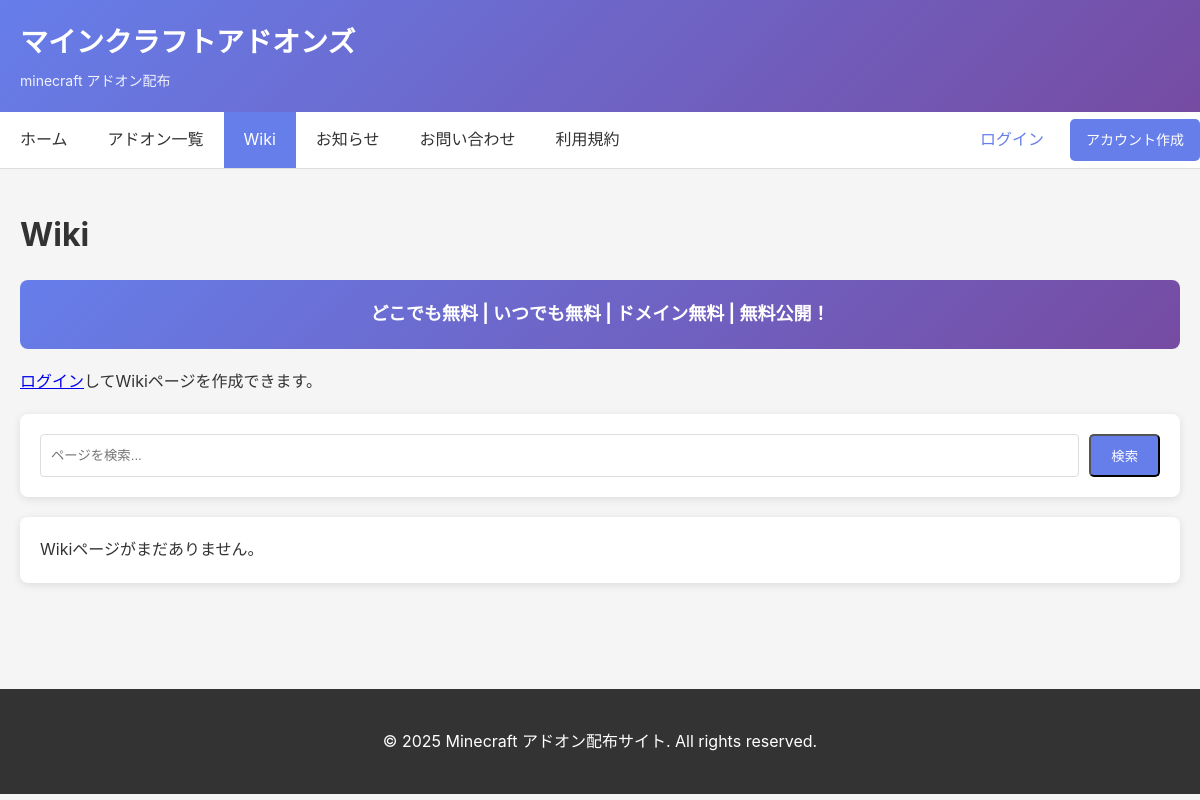
/wiki/, run on an earlier commit of the app's database.
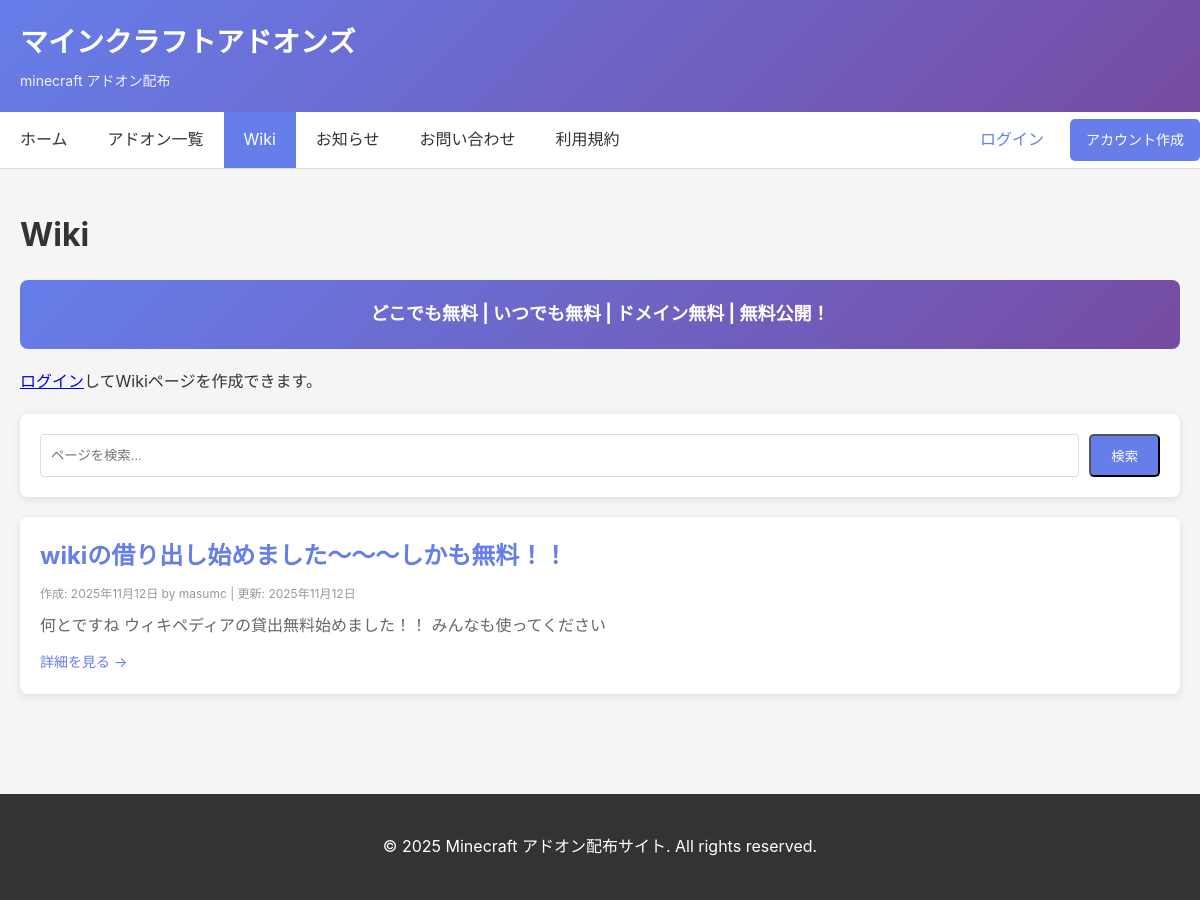
And on a later commit of the database.
### project/models.py (models this page shows, shortened)
class Wiki(models.Model):
    title = models.CharField('タイトル', max_length=200, unique=True)
    slug = models.SlugField('URL用の名前', unique=True)
    image = models.ImageField('サムネイル画像', upload_to='wiki/', null=True, blank=True)
    video_url = models.URLField('動画URL（YouTubeなど）', null=True, blank=True)
    content = models.TextField('内容')
    created_by = models.ForeignKey('auth.User', on_delete=models.SET_NULL, null=True, blank=True, related_name='wiki_created')
    updated_by = models.ForeignKey('auth.User', on_delete=models.SET_NULL, null=True, blank=True, related_name='wiki_updated')
    created_at = models.DateTimeField('作成日', auto_now_add=True)
    updated_at = models.DateTimeField('更新日', auto_now=True)
    class Meta:
        ordering = ['title']
        verbose_name = 'Wiki ページ'
        verbose_name_plural = 'Wiki ページ'

### project/views.py (the view)
# urls.py: path('wiki/', WikiListView.as_view(), name='wiki_list'),
class WikiListView(ListView):
    model = Wiki
    template_name = 'wiki_list.html'
    context_object_name = 'wikis'
    paginate_by = 20
    def get_queryset(self):
        queryset = Wiki.objects.all()
        query = self.request.GET.get('q')
        if query:
            queryset = queryset.filter(
                Q(title__icontains=query) |
                Q(content__icontains=query)
            )
        return queryset
    def get_context_data(self, **kwargs):
        context = super().get_context_data(**kwargs)
        context['search_query'] = self.request.GET.get('q', '')
        return context

### templates/wiki_list.html (shortened to what this page needs)
{% extends 'base.html' %}
{% block content %}
<h1 style="margin-bottom:20px;">Wiki</h1>
<div style="background:linear-gradient(135deg, #667eea 0%, #764ba2 100%); color:white; padding:20px; border-radius:8px; margin-bottom:20px; text-align:center;">
    <p style="margin:0; font-size:18px; font-weight:bold;">どこでも無料 | いつでも無料 | ドメイン無料 | 無料公開！</p>
</div>
<div style="margin-bottom:20px;">
    {% if user.is_authenticated %}
    <a href="{% url 'wiki_create' %}" class="button">+ 新しいページを作成</a>
    {% else %}
    <p><a href="{% url 'account_login' %}">ログイン</a>してWikiページを作成できます。</p>
    {% endif %}
</div>
<div class="card" style="margin-bottom:20px;">
    <form method="get" style="display:flex; gap:10px;">
        <input type="text" name="q" value="{{ search_query }}" placeholder="ページを検索..." style="flex:1; padding:10px; border:1px solid #ddd; border-radius:4px;">
        <button type="submit" class="button">検索</button>
    </form>
</div>
{% if wikis %}
    <div style="display:flex; flex-direction:column; gap:15px;">
        {% for wiki in wikis %}
        <div class="card">
            <div style="display:flex; gap:15px;">
                <div style="flex:1;">
                    <h2 style="margin-top:0; margin-bottom:8px;"><a href="{% url 'wiki_detail' wiki.slug %}" style="color:#667eea; text-decoration:none;">{{ wiki.title }}</a></h2>
                    <div style="font-size:12px; color:#999; margin-bottom:10px;">
                        作成: {{ wiki.created_at|date:"Y年m月d日" }} by {{ wiki.created_by.username|default:"(削除済み)" }}
                        | 更新: {{ wiki.updated_at|date:"Y年m月d日" }}
                    </div>
                    <p style="margin:10px 0; color:#666;">{{ wiki.content|truncatewords:30 }}</p>
                    <div>
                        <a href="{% url 'wiki_detail' wiki.slug %}" style="color:#667eea; text-decoration:none; font-size:14px;">詳細を見る →</a>
                    </div>
                </div>
            </div>
        </div>
        {% endfor %}
    </div>
{% else %}
    <div class="card">
        <p>Wikiページがまだありません。{% if user.is_authenticated %}<a href="{% url 'wiki_create' %}">最初のページを作成</a>してください。{% endif %}</p>
    </div>
{% endif %}
{% endblock %}

What changed in the data, as far as the page shows it:
added Wiki: title "wikiの借り出し始めました～～～しかも無料！！", created_at "2025年11月12日", created_by.username "masumc", updated_at "2025年11月12日", content "何とですね ウィキペディアの貸出無料始めました！！ みんなも使ってください"
Also different on the page:
text no longer shown: "Wikiページがまだありません。"
